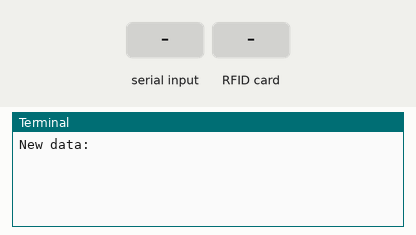
This program was run on a simulated Raspberry Pi (header pin numbers). Parts: the last lines printed to the terminal. The inputs (shaded band) are chosen by the test bench.

Above: at 1.2 s.
1.3 s: "1" typed at the terminal, then Enter
At 2.5 s:
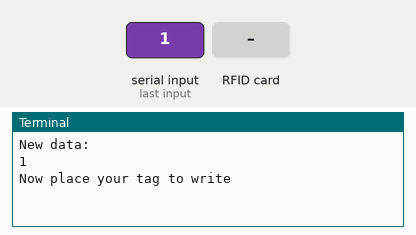
2.8 s: RFID card 5E 7A 19 C4 held to the reader
At 4.6 s:
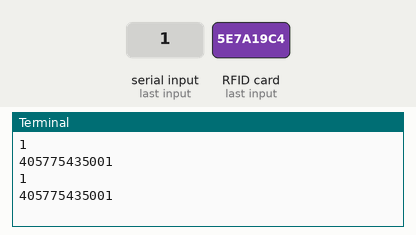

The program:

Read_Write_RFID_chip.py
```python
import RPi.GPIO as GPIO
from mfrc522 import SimpleMFRC522
reader = SimpleMFRC522()
try:
        text = input('New data:')
        print("Now place your tag to write")
        reader.write(text)
        print("Written")
finally:
    GPIO.cleanup()

while True:
    try:
        id, text = reader.read()
        print(id)
        print(text)
    finally:
        GPIO.cleanup()
```

Measured:
- after the input at 1.3 s, the terminal: prints a new line at once (image 1)
- after the input at 2.8 s, the terminal: prints a new line at once (image 2)
